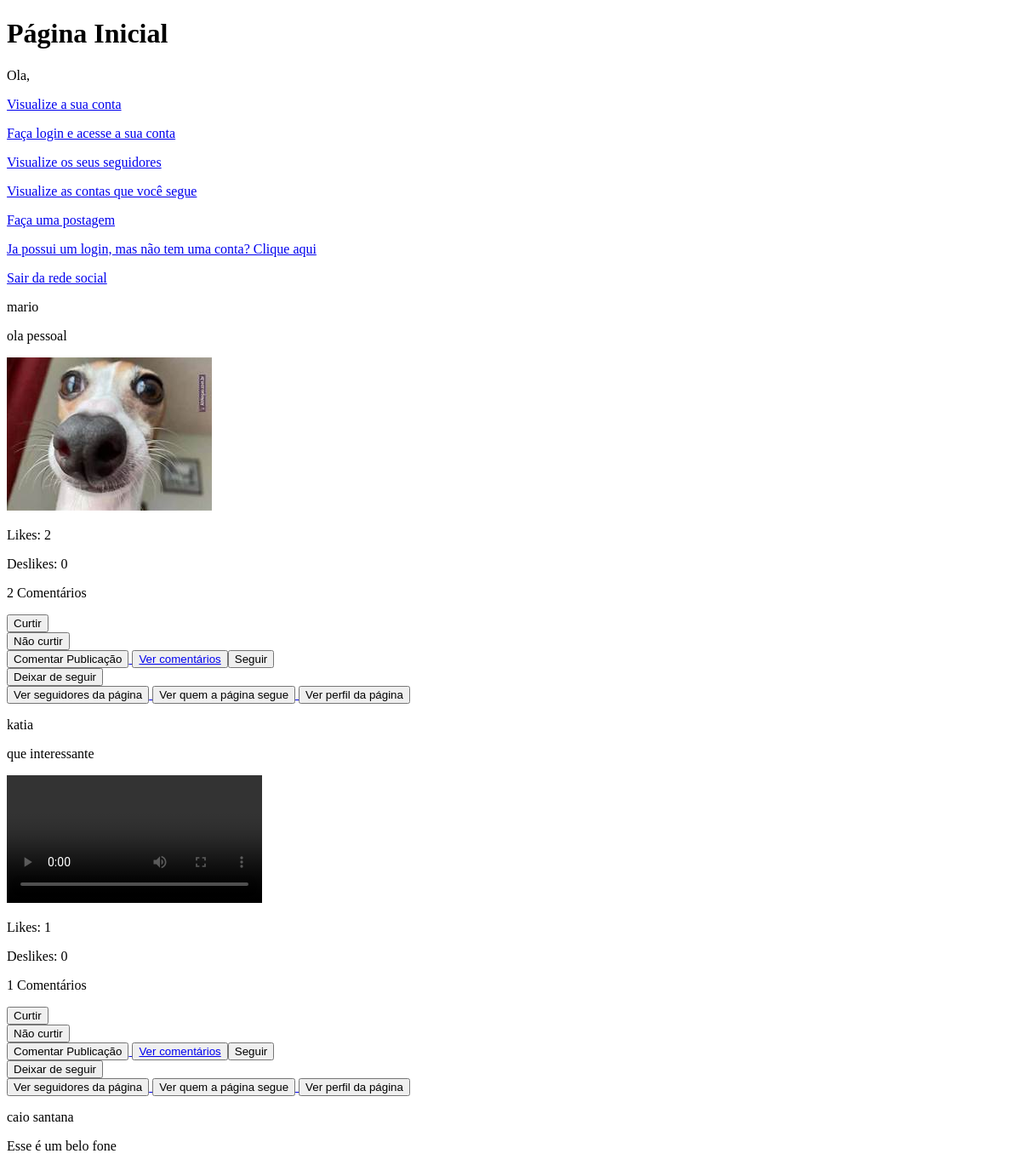
/ (upper part), run on an earlier commit of the app's database.
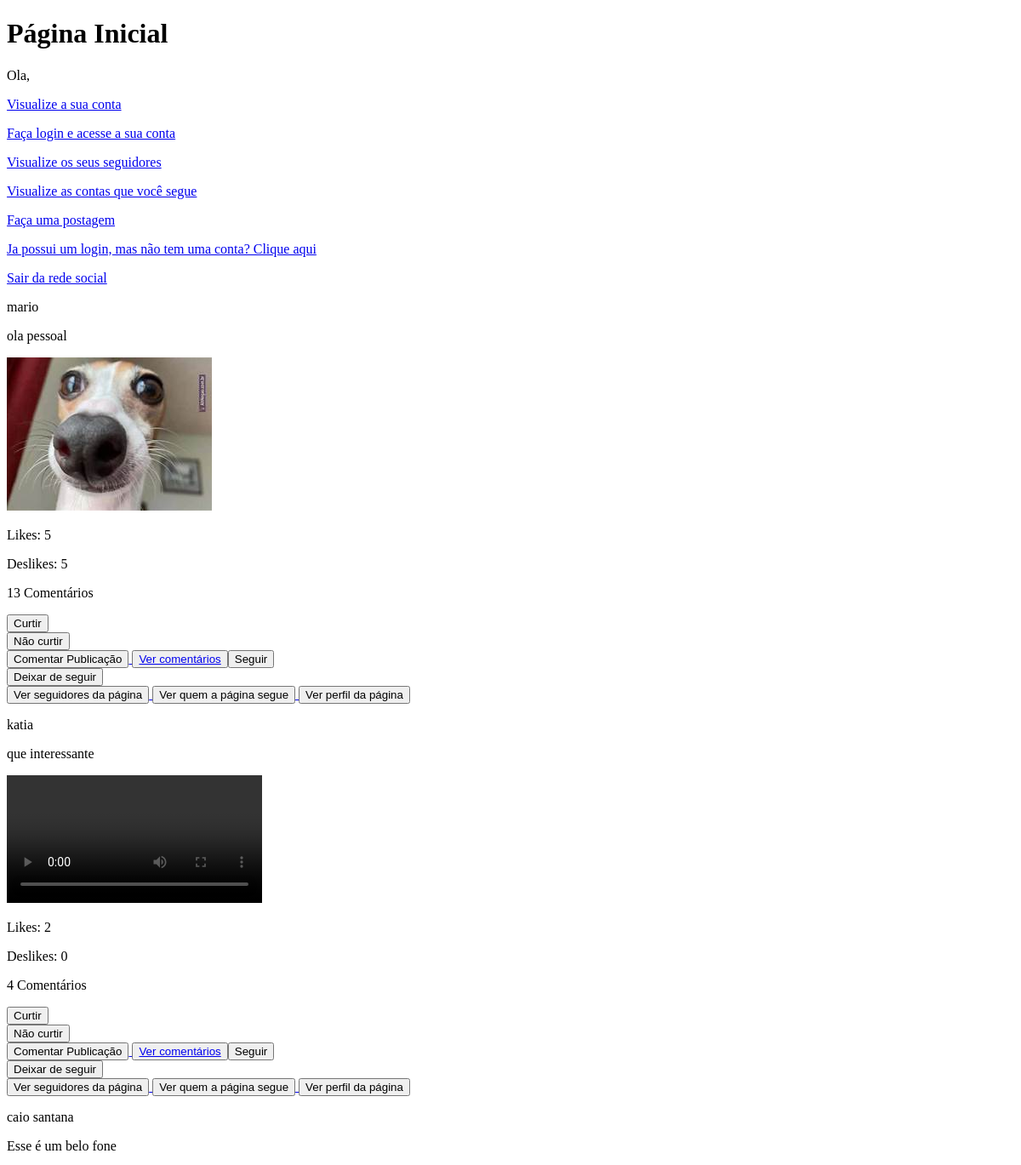
And on a later commit of the database.
### redesocial/models.py (models this page shows, shortened)
class Post(models.Model):
    dono_postagem = models.ForeignKey(Conta, on_delete=models.CASCADE)
    texto = models.CharField(max_length=6000, null = True, blank=True)
    imagem_postagem = models.ImageField(upload_to = 'redesocial/ImagemPostagem', null=True, blank=True)
    video = models.FileField(upload_to='redesocial/videos', null=True, blank=True)
    curtidas = models.IntegerField(default=0)
    nao_curtidas = models.IntegerField(default = 0)
    quantidade_comentarios = models.IntegerField(default= 0)

class Conta(models.Model):
    nome = models.CharField(max_length=400)
    biografia = models.CharField(max_length=1000, blank=True)
    interesses = models.CharField(max_length=1000, blank=True)
    estado_civil = models.CharField(max_length=500, blank = True)
    dono_da_conta = models.ForeignKey(User,  on_delete=models.CASCADE)
    seguidores = models.ManyToManyField('self', symmetrical=False, related_name='MeSeguindo')
    seguindo = models.ManyToManyField('self', symmetrical=False, related_name='ContasSeguidas')
    foto_perfil = models.ImageField(upload_to = 'redesocial/fotos', blank=True)
    data_criacao = models.DateField(auto_now_add = True)
    numero_seguidores = models.IntegerField(default=0)
    numero_seguindo = models.IntegerField(default=0)

### redesocial/views.py (the view)
# urls.py: path('', views.index, name='index'),
def index(request):
    post = Post.objects.all()
    mensagem_usuario = f"Ola, {request.user.username}"
    dicionario_post = {'post':post,'mensagem_usuario':mensagem_usuario}
    return render(request,'redesocial/index.html', dicionario_post)

### redesocial/templates/redesocial/index.html (shortened to what this page needs)
<!DOCTYPE html>
<html lang="pt-br">
    <head>
    </head>
    <body>
        <h1>Página Inicial</h1>
        <p>{{mensagem_usuario}}</p>
        <p><a href="{%url 'minhaconta'%}">Visualize a sua conta</a></p>
        <p><a href="{%url 'criarconta'%}">Faça login e acesse a sua conta</a></p>
        <p><a href="{%url 'meus_seguidores'%}">Visualize os seus seguidores</a></p>
        <p><a href="{%url 'quem_sigo'%}">Visualize as contas que você segue</a></p>
        <p><a href="{%url 'posts'%}">Faça uma postagem</a></p>
        <p><a href="{%url 'criarconta'%}">Ja possui um login, mas não
            tem uma conta? Clique aqui</a></p>
        <p><a href="{%url 'logoutusuario'%}">Sair da rede social</a></p>
        {%if post%}
           {%for posts in post%}
            <section>
                <p>{{posts.dono_postagem.nome}}</p>
                {%if posts.texto%}
                     <p>{{posts.texto}}</p>
                {%else%}
                    <p>Não há texto na publicação</p>
                {%endif%}
                {%if posts.imagem_postagem%}
                    <p><img src="{{posts.imagem_postagem.url}}"></p>
                {%endif%}
                {%if posts.video%}
                    <video src="{{posts.video.url}}" controls ></video><br>
                {%endif%}
                <p>Likes: {{posts.curtidas}}</p>
                <p>Deslikes: {{posts.nao_curtidas}}</p>
                <p>{{posts.quantidade_comentarios}} Comentários</p>
               <form action="{%url 'curtir'%}" method="post">
                    <button type="submit">Curtir</button>
                </form>
                <form action="{%url 'nao_curtir'%}" method="post">
                    <button type="submit">Não curtir</button>
                </form>
                <a href="{%url 'comentar_publicacao' posts.id%}">
                   <button type="button">Comentar Publicação</button>
                </a>
                <a href="{%url 'ver_comentarios' posts.id%}">
                    <button type="button"> Ver comentários</buton>
                </a>
                <form action="{%url 'seguir'%}" method="post">
                    <button type="submit">Seguir</button>
                </form>
                <form action="{%url 'deixar_de_seguir'%}" method="post">
                    <button type="submit">Deixar de seguir</button>
                </form>
                <a href="{%url 'seguidores_pagina' posts.dono_postagem.id%}">
                    <button type="submit">Ver seguidores da página</button>
                </a>
                <a href="{%url 'quem_segue' posts.dono_postagem.id%}">
                    <button type="submit">Ver quem a página segue</button>
                </a>
                <a href="{%url 'ver_perfil' posts.dono_postagem.id%}">
                    <button type="submit">Ver perfil da página</button>
                </a>
            </section>
           {%endfor%}
           {%else%}
                <!--Se por algum motivo não houver mais postagens,
                iremos exibir essa mensagem padrão-->
                <p>Ainda não há postagens no site</p>
        {%endif%}
    </body>
</html>

What changed in the data, as far as the page shows it:
changed Post "ola pessoal": curtidas "2" → "5"; nao_curtidas "0" → "5"; quantidade_comentarios "2" → "13"
changed Post "que interessante": curtidas "1" → "2"; quantidade_comentarios "1" → "4"
